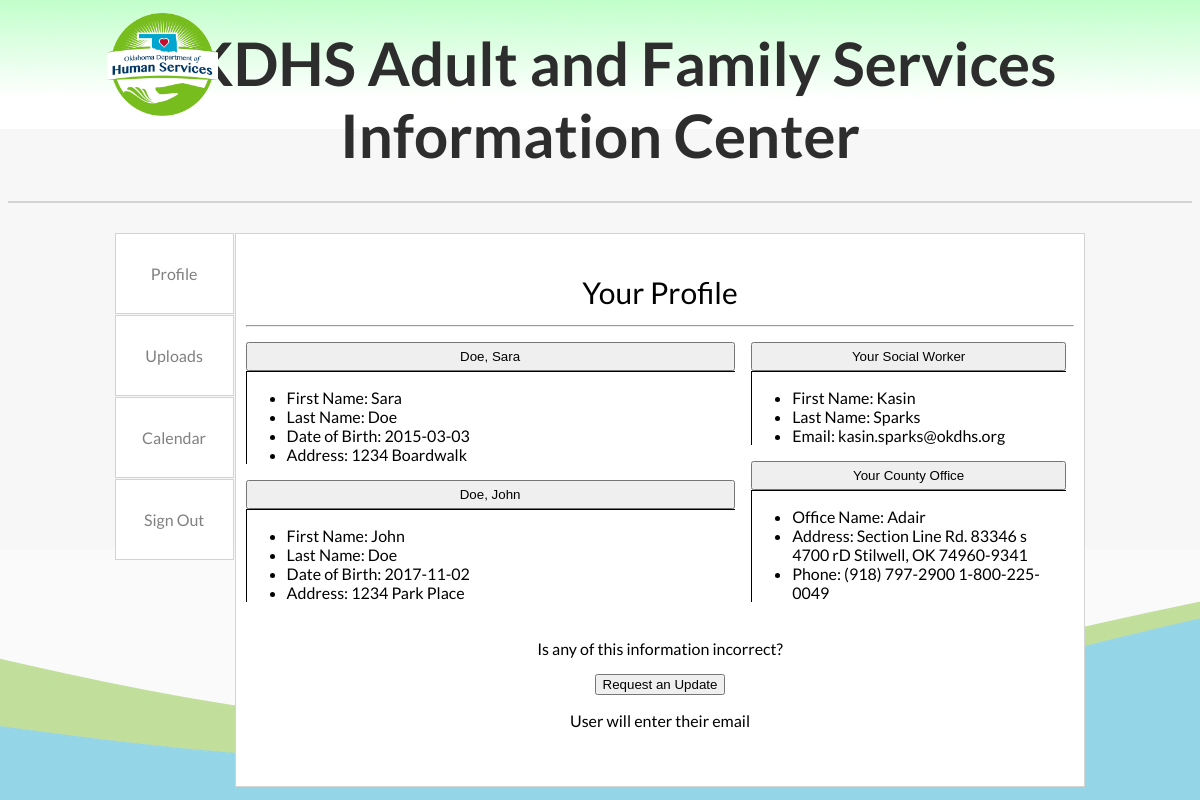
Screenshot of /profile (signed in) with the database file from the repository.
### tables this page shows
CREATE TABLE "Client" (
	"UID_Client"	INTEGER NOT NULL UNIQUE,
	"First_Name"	TEXT NOT NULL,
	"Last_Name"	TEXT NOT NULL,
	"DOB"	NUMERIC NOT NULL,
	"Address"	TEXT NOT NULL,
	"Case_Status"	INTEGER NOT NULL DEFAULT 1,
	"Social_Worker_UID"	INTEGER,
	"County_Office_UID"	INTEGER,
	"Case_Type_UID"	INTEGER DEFAULT 1,
	"Case_Number"	INTEGER DEFAULT -1,
	PRIMARY KEY("UID_Client")
);

CREATE TABLE "Social_Worker" (
	"UID_Social_Worker"	INTEGER NOT NULL UNIQUE,
	"First_Name"	TEXT NOT NULL,
	"Last_Name"	TEXT NOT NULL,
	"Email"	TEXT NOT NULL,
	"County_Office_UID"	INTEGER NOT NULL,
	"Title"	TEXT NOT NULL,
	PRIMARY KEY("UID_Social_Worker")
);

CREATE TABLE "County_Office" (
	"UID_County_Office"	INTEGER NOT NULL PRIMARY KEY AUTOINCREMENT UNIQUE,
	"Office_Name"	TEXT NOT NULL UNIQUE,
	"Address"	TEXT NOT NULL UNIQUE,
	"Phone"	TEXT NOT NULL UNIQUE
);

### FlaskWebProject/userViews.py (the view, shortened to what this page needs)
@bp.route('/profile')
@login_required
def profile():
	if g.user['Client'] == 1:
		queryStr = 'SELECT UID_Connected_Person FROM Connected_Person WHERE UID_Client=?'
		connected_cases_list = query_db(queryStr, (g.user['UID_Users'],))
		connected_client_list = []
		queryStr = 'SELECT * FROM Client WHERE UID_Client=?'
		for clients in connected_cases_list:
			connected_client_list.append(query_db(queryStr, (clients['UID_Connected_Person'],), True))
		queryStr = 'SELECT * FROM Client WHERE UID_Client=?'
		currUser = query_db(queryStr, (g.user['UID_Users'],), True)
		queryStr = 'SELECT * FROM Social_Worker WHERE UID_Social_Worker=?'
		socialWorker = query_db(queryStr, (currUser['Social_Worker_UID'],), True)
		queryStr = 'SELECT * FROM County_Office WHERE UID_County_Office=?'
		countyOffice = query_db(queryStr, (currUser['County_Office_UID'],), True)
		return render_template(
			'userViews/profile.html',
			title='Profile Page',
			worker=socialWorker,
			clientData=currUser,
			connectedCases=connected_client_list,
			countyOffice=countyOffice,
			year=datetime.now().year
			)

### FlaskWebProject/auth.py (called while the page is built)
@bp.before_app_request
def load_logged_in_user():
	user_id = session.get('user_id')
	if user_id is None:
		g.user = None
	else:
		sqlQuery = 'SELECT * FROM Users WHERE UID_Users = ?'
		from . import db
		database = db.getDB()
		g.user = database.execute(sqlQuery, (user_id,)).fetchone()

def login_required(view):
	@functools.wraps(view)
	def wrapped_view(**kwargs):
		if g.user is None:
			return redirect(url_for('auth.login'))
		return view(**kwargs)
	return wrapped_view

### FlaskWebProject/db.py (called while the page is built)
def getDB():
	if 'db' not in g:
		g.db = sqlite3.connect(current_app.config['DATABASE'], detect_types = sqlite3.PARSE_DECLTYPES)
		g.db.row_factory = sqlite3.Row
	return g.db

def closeDB(e=None):
	db = g.pop('db', None)
	if db is not None:
		db.close()

def query_db(query, args=(), one=False):
	cur = getDB().execute(query, args)
	rv = cur.fetchall()
	cur.close()
	closeDB()
	return (rv[0] if rv else None) if one else rv

### FlaskWebProject/templates/userViews/profile.html
﻿{% extends 'layout.html' %}
{% block content %}
<div class="page-header">
    <h>Your Profile</h>
    <hr />
</div>
<div class="row">
<div class="client col1">
    <button class="accordion">{{ clientData.Last_Name|e }}, {{ clientData.First_Name|e }}</button>
    <div class="clientInfo">
        <ul>
            <li>First Name: {{ clientData.First_Name|e }}</li>
            <li>Last Name: {{ clientData.Last_Name|e }}</li>
            <li>Date of Birth: {{ clientData.DOB }}</li>
            <li>Address: {{ clientData.Address|e }}</li>
        </ul>
    </div>
    {% for user in connectedCases %}
    <button class="accordion">{{ user.Last_Name|e }}, {{ user.First_Name|e }}</button>
    <div class="clientInfo">
        <ul>
            <li>First Name: {{ user.First_Name|e }}</li>
            <li>Last Name: {{ user.Last_Name|e }}</li>
            <li>Date of Birth: {{ user.DOB }}</li>
            <li>Address: {{ user.Address|e }}</li>
        </ul>
    </div>
    {% endfor %}
</div>
<div class="office col2">
    <button class="accordion">Your Social Worker</button>
    <div class="clientInfo">
        <ul>
            <li>First Name: {{ worker.First_Name|e }}</li>
            <li>Last Name: {{ worker.Last_Name|e }}</li>
            <li>Email: {{ worker.Email|e}}</li>
        </ul>
    </div>
    <button class="accordion">Your County Office</button>
    <div class="clientInfo">
        <ul>
            <li>Office Name: {{ countyOffice.Office_Name|e }}</li>
            <li>Address: {{ countyOffice.Address|e }}</li>
            <li>Phone: {{ countyOffice.Phone|e}}</li>
        </ul>
    </div>
</div>
</div>
<div class="update">
    <p>Is any of this information incorrect?</p>
    <button class="request">Request an Update</button>
    <div class="update-modal">
        <p>User will enter their email</p>
    </div>
</div>
    {% endblock content %}

### FlaskWebProject/static/content/site.css (style rules this page uses)
html, body { max-width: 100%; overflow-x: hidden; }
html { overflow: scroll; overflow-x: hidden; }
html { text-align: center; }
body { font-family: 'Lato', sans-serif; }
@media only screen and (min-width: 901px) { body { background-color: #f7f7f7; } }
@media only screen and (min-width: 901px) { .row { padding-bottom: 5px; } }
@media only screen and (min-width: 901px) { .row button { display: block; width: 100%; } }
@media only screen and (min-width: 901px) { .accordion { padding: 5px 0 5px 0; } }
@media only screen and (min-width: 901px) { .clientInfo { height: 25%; border-left: 1px solid black; border-top: 1px solid black; text-align: left; } }
@media only screen and (min-width: 901px) { .col1 { width: 59%; float: left; } }
@media only screen and (min-width: 901px) { .col2 { width: 38%; float: left; padding-left: 2%; } }
@media only screen and (min-width: 901px) { .row:after { content: ""; display: table; clear: both; } }
@media only screen and (min-width: 901px) { .update { text-align: center; } }
@media only screen and (min-width: 901px) { .page-header { text-align: center; font-size: 30px; } }

### rows the page displays
Client: Last_Name "Doe", First_Name "Sara", DOB "2015-03-03", Address "1234 Boardwalk"
Client: Last_Name "Doe", First_Name "John", DOB "2017-11-02", Address "1234 Park Place"
Social_Worker: First_Name "Kasin", Last_Name "Sparks", Email "kasin.sparks@okdhs.org"
County_Office: Office_Name "Adair", Address "Section Line Rd. 83346 s 4700 rD Stilwell, OK 74960-9341", Phone "(918) 797-2900 1-800-225-0049"
